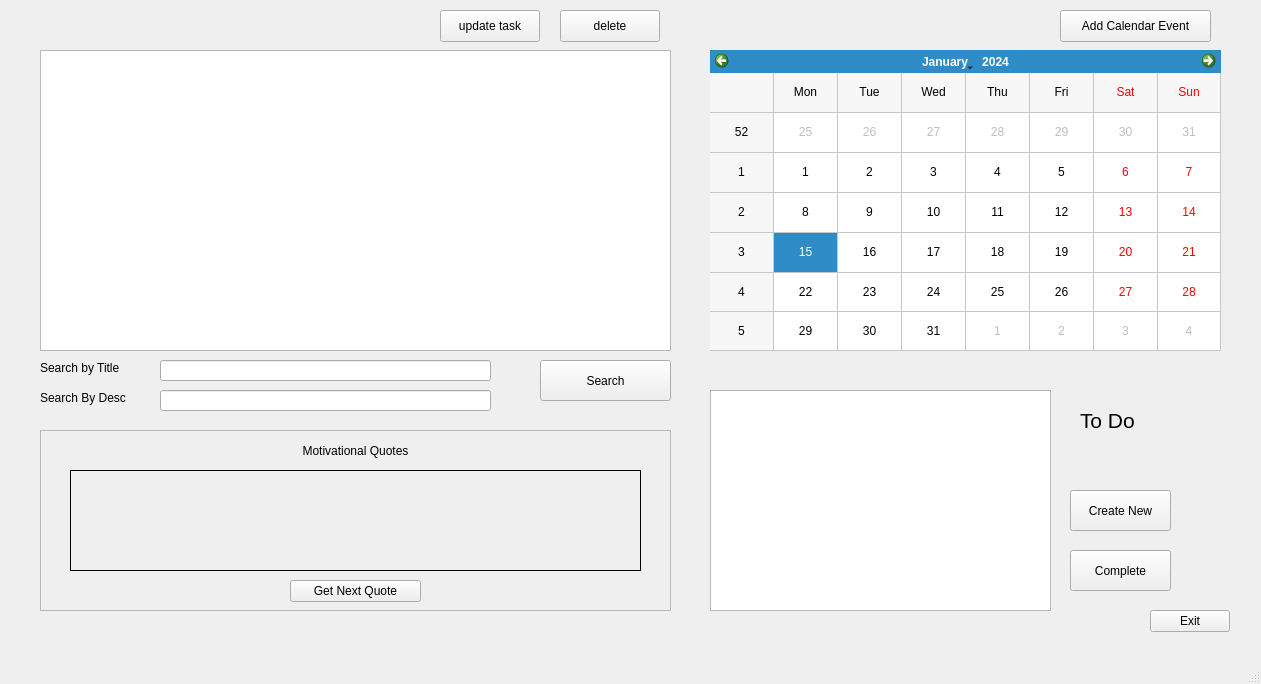
<?xml version="1.0" encoding="UTF-8"?>
<ui version="4.0">
 <class>MainWindow</class>
 <widget class="QMainWindow" name="MainWindow">
  <property name="geometry">
   <rect>
    <x>0</x>
    <y>0</y>
    <width>1261</width>
    <height>684</height>
   </rect>
  </property>
  <property name="windowTitle">
   <string>Dashboard</string>
  </property>
  <widget class="QWidget" name="centralwidget">
   <widget class="QCalendarWidget" name="calendarWidget">
    <property name="geometry">
     <rect>
      <x>710</x>
      <y>50</y>
      <width>511</width>
      <height>301</height>
     </rect>
    </property>
    <property name="maximumDate">
     <date>
      <year>2100</year>
      <month>12</month>
      <day>31</day>
     </date>
    </property>
    <property name="gridVisible">
     <bool>true</bool>
    </property>
   </widget>
   <widget class="QPushButton" name="addTaskButton">
    <property name="geometry">
     <rect>
      <x>1060</x>
      <y>10</y>
      <width>151</width>
      <height>32</height>
     </rect>
    </property>
    <property name="text">
     <string>Add Calendar Event</string>
    </property>
   </widget>
   <widget class="QTableWidget" name="tableWidget">
    <property name="geometry">
     <rect>
      <x>40</x>
      <y>50</y>
      <width>631</width>
      <height>301</height>
     </rect>
    </property>
   </widget>
   <widget class="QPushButton" name="updateButton">
    <property name="geometry">
     <rect>
      <x>440</x>
      <y>10</y>
      <width>100</width>
      <height>32</height>
     </rect>
    </property>
    <property name="text">
     <string>update task</string>
    </property>
   </widget>
   <widget class="QPushButton" name="deleteButton">
    <property name="geometry">
     <rect>
      <x>560</x>
      <y>10</y>
      <width>100</width>
      <height>32</height>
     </rect>
    </property>
    <property name="text">
     <string>delete</string>
    </property>
   </widget>
   <widget class="QListWidget" name="todolistWidget">
    <property name="geometry">
     <rect>
      <x>710</x>
      <y>390</y>
      <width>341</width>
      <height>221</height>
     </rect>
    </property>
    <property name="font">
     <font>
      <pointsize>10</pointsize>
     </font>
    </property>
   </widget>
   <widget class="QLabel" name="todoLabel">
    <property name="geometry">
     <rect>
      <x>1080</x>
      <y>400</y>
      <width>81</width>
      <height>41</height>
     </rect>
    </property>
    <property name="font">
     <font>
      <pointsize>16</pointsize>
     </font>
    </property>
    <property name="text">
     <string>To Do</string>
    </property>
   </widget>
   <widget class="QPushButton" name="newTodoButton">
    <property name="geometry">
     <rect>
      <x>1070</x>
      <y>490</y>
      <width>101</width>
      <height>41</height>
     </rect>
    </property>
    <property name="text">
     <string>Create New</string>
    </property>
   </widget>
   <widget class="QPushButton" name="completeTodoButton">
    <property name="geometry">
     <rect>
      <x>1070</x>
      <y>550</y>
      <width>101</width>
      <height>41</height>
     </rect>
    </property>
    <property name="text">
     <string>Complete</string>
    </property>
   </widget>
   <widget class="QPushButton" name="logoutButton">
    <property name="geometry">
     <rect>
      <x>1150</x>
      <y>610</y>
      <width>80</width>
      <height>22</height>
     </rect>
    </property>
    <property name="text">
     <string>Exit</string>
    </property>
   </widget>
   <widget class="QLineEdit" name="search_title">
    <property name="geometry">
     <rect>
      <x>160</x>
      <y>360</y>
      <width>331</width>
      <height>21</height>
     </rect>
    </property>
   </widget>
   <widget class="QPushButton" name="search_button">
    <property name="geometry">
     <rect>
      <x>540</x>
      <y>360</y>
      <width>131</width>
      <height>41</height>
     </rect>
    </property>
    <property name="text">
     <string>Search</string>
    </property>
   </widget>
   <widget class="QLineEdit" name="search_desc">
    <property name="geometry">
     <rect>
      <x>160</x>
      <y>390</y>
      <width>331</width>
      <height>21</height>
     </rect>
    </property>
   </widget>
   <widget class="QLabel" name="label">
    <property name="geometry">
     <rect>
      <x>40</x>
      <y>360</y>
      <width>121</width>
      <height>16</height>
     </rect>
    </property>
    <property name="text">
     <string>Search by Title</string>
    </property>
   </widget>
   <widget class="QLabel" name="label_2">
    <property name="geometry">
     <rect>
      <x>40</x>
      <y>390</y>
      <width>101</width>
      <height>16</height>
     </rect>
    </property>
    <property name="text">
     <string>Search By Desc</string>
    </property>
   </widget>
   <widget class="QFrame" name="frame">
    <property name="geometry">
     <rect>
      <x>40</x>
      <y>430</y>
      <width>631</width>
      <height>181</height>
     </rect>
    </property>
    <property name="palette">
     <palette>
      <active>
       <colorrole role="Window">
        <brush brushstyle="SolidPattern">
         <color alpha="255">
          <red>255</red>
          <green>255</green>
          <blue>255</blue>
         </color>
        </brush>
       </colorrole>
      </active>
      <inactive>
       <colorrole role="Window">
        <brush brushstyle="SolidPattern">
         <color alpha="255">
          <red>239</red>
          <green>239</green>
          <blue>239</blue>
         </color>
        </brush>
       </colorrole>
      </inactive>
      <disabled>
       <colorrole role="Window">
        <brush brushstyle="SolidPattern">
         <color alpha="255">
          <red>255</red>
          <green>255</green>
          <blue>255</blue>
         </color>
        </brush>
       </colorrole>
      </disabled>
     </palette>
    </property>
    <property name="autoFillBackground">
     <bool>true</bool>
    </property>
    <property name="frameShape">
     <enum>QFrame::StyledPanel</enum>
    </property>
    <property name="frameShadow">
     <enum>QFrame::Raised</enum>
    </property>
    <widget class="QLabel" name="quoteTitle">
     <property name="geometry">
      <rect>
       <x>220</x>
       <y>10</y>
       <width>191</width>
       <height>21</height>
      </rect>
     </property>
     <property name="font">
      <font>
       <bold>false</bold>
      </font>
     </property>
     <property name="frameShape">
      <enum>QFrame::NoFrame</enum>
     </property>
     <property name="text">
      <string>Motivational Quotes</string>
     </property>
     <property name="alignment">
      <set>Qt::AlignCenter</set>
     </property>
    </widget>
    <widget class="QLabel" name="quoteFrame">
     <property name="geometry">
      <rect>
       <x>30</x>
       <y>40</y>
       <width>571</width>
       <height>101</height>
      </rect>
     </property>
     <property name="frameShape">
      <enum>QFrame::Box</enum>
     </property>
     <property name="text">
      <string/>
     </property>
     <property name="alignment">
      <set>Qt::AlignCenter</set>
     </property>
     <property name="wordWrap">
      <bool>true</bool>
     </property>
    </widget>
    <widget class="QPushButton" name="quoteButton">
     <property name="geometry">
      <rect>
       <x>250</x>
       <y>150</y>
       <width>131</width>
       <height>22</height>
      </rect>
     </property>
     <property name="text">
      <string>Get Next Quote</string>
     </property>
    </widget>
   </widget>
  </widget>
  <widget class="QMenuBar" name="menubar">
   <property name="geometry">
    <rect>
     <x>0</x>
     <y>0</y>
     <width>1261</width>
     <height>19</height>
    </rect>
   </property>
  </widget>
  <widget class="QStatusBar" name="statusbar"/>
 </widget>
 <resources/>
 <connections/>
</ui>
